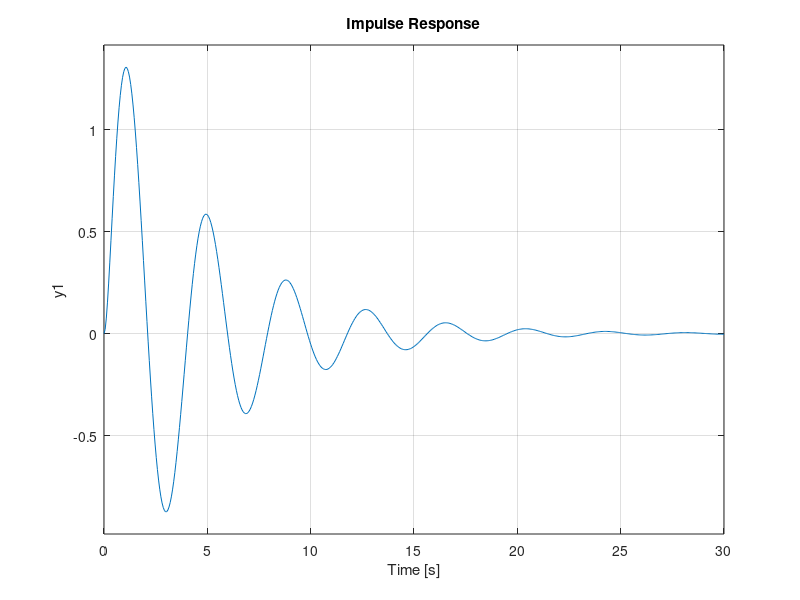
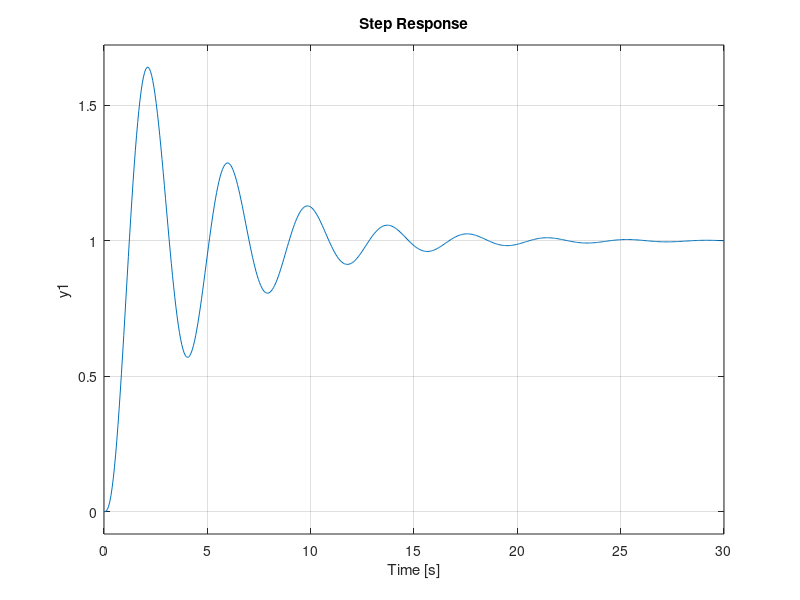
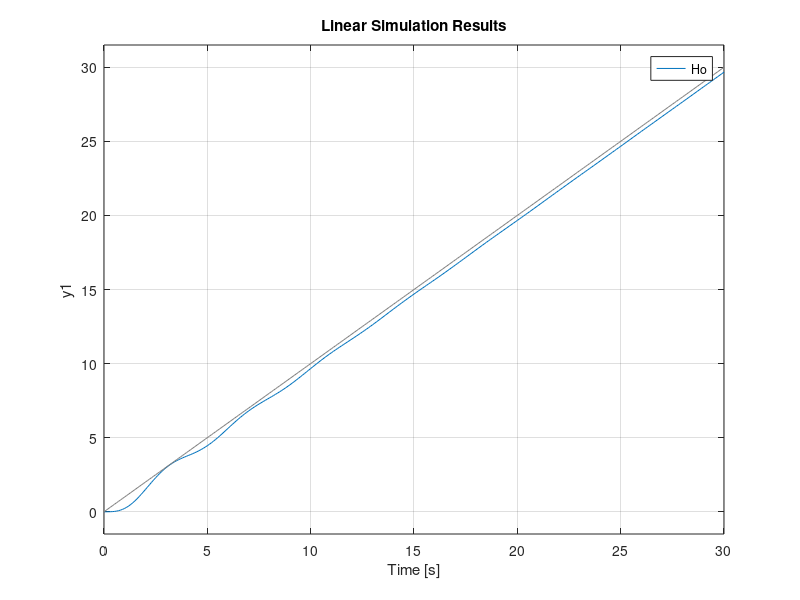
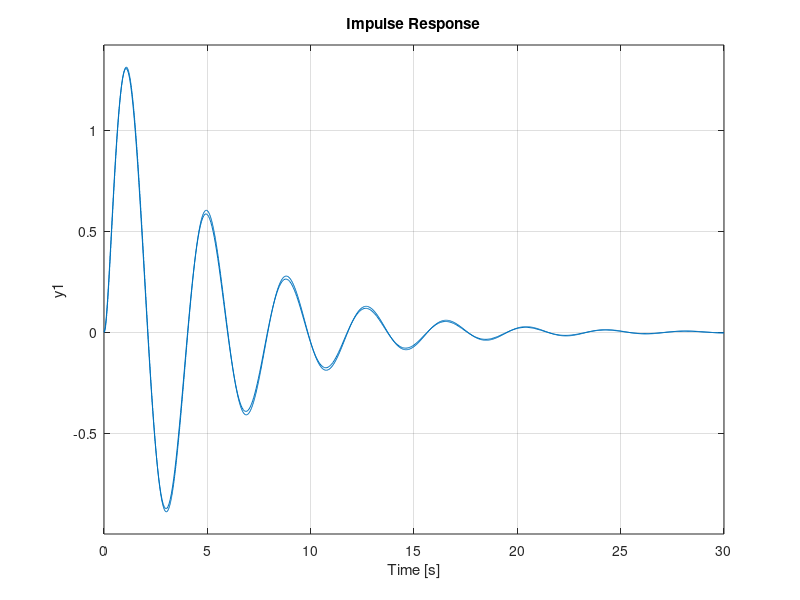

Write MATLAB code to recreate these figures, in order.
close all

H = tf(15,[1,6,5,0]);
D = 1;
Ho = feedback(H*D,1);
impulse(Ho);
figure, step(Ho);
t = 0:0.1:30;
figure, lsim(Ho,t,t);

%%zoh
Te1 = 0.01;
Hz1 = c2d(H,Te1,'zoh');
Ho1 = feedback(Hz1*D,1);
figure, impulse(Ho), hold on, impulse(Ho1);
figure, step(Ho), hold on, step(Ho1);
t1 = 0:Te1:30;
figure, lsim(Ho,t,t), hold on, lsim(Ho1,t1,t1);

Te2 = 0.1;
Hz2 = c2d(H,Te2,'zoh');
Ho2 = feedback(Hz2*D,1);
figure, impulse(Ho), hold on, impulse(Ho2);
figure, step(Ho), hold on, step(Ho2);
t2 = 0:Te2:30;
figure, lsim(Ho,t,t), hold on, lsim(Ho2,t2,t2);

Te3 = 1;
Hz3 = c2d(H,Te3,'zoh');
Ho3 = feedback(Hz3*D,1);
figure, impulse(Ho), hold on, impulse(Ho3);
figure, step(Ho), hold on, step(Ho3);
t3 = 0:Te3:30;
figure, lsim(Ho,t,t), hold on, lsim(Ho3,t3,t3);

%%Tustin
Te1 = 0.01;
Ht1 = c2d(H,Te1,'tustin');
Ho4 = feedback(Ht1*D,1);
figure, impulse(Ho), hold on, impulse(Ho4);
figure, step(Ho), hold on, step(Ho4);
t1 = 0:Te1:30;
figure, lsim(Ho,t,t), hold on, lsim(Ho4,t1,t1);

Te2 = 0.1;
Ht2 = c2d(H,Te2,'tustin');
Ho5 = feedback(Ht2*D,1);
figure, impulse(Ho), hold on, impulse(Ho5);
figure, step(Ho), hold on, step(Ho5);
t2 = 0:Te2:30;
figure, lsim(Ho,t,t), hold on, lsim(Ho5,t2,t2);

Te3 = 1;
Ht3 = c2d(H,Te3,'tustin');
Ho6 = feedback(Ht3*D,1);
figure, impulse(Ho), hold on, impulse(Ho6);
figure, step(Ho), hold on, step(Ho6);
t3 = 0:Te3:30;
figure, lsim(Ho,t,t), hold on, lsim(Ho6,t3,t3);

%%
figure, impulse(Ho)
hold on, impulse(Ho1), impulse(Ho2)
figure, impulse(Ho3)
figure, step(Ho)
hold on, step(Ho1), step(Ho2)
figure, step(Ho3)
figure, lsim(Ho,t,t)
hold on, lsim(Ho1,t1,t1), lsim(Ho2,t2,t2);
figure, lsim(Ho3,t3,t3)
figure, impulse(Ho)
hold on, impulse(Ho4), impulse(Ho5), impulse(Ho6);
figure, step(Ho)
hold on, step(Ho4), step(Ho5), step(Ho6);
figure, lsim(Ho,t,t)
hold on, lsim(Ho4,t1,t1), lsim(Ho5,t2,t2), lsim(Ho6,t3,t3);
